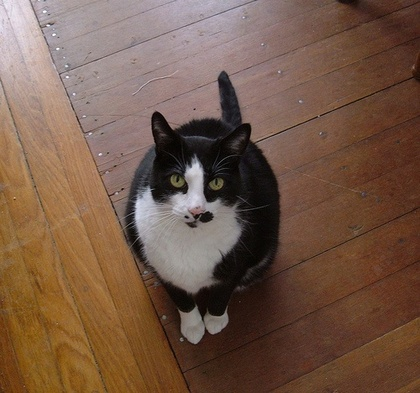
%> input picture 000215.jpg, 420 x 393 px, shrunk from 500 x 468 before the run
$ octave test_main.m   (GNU Octave 9; MATLAB toolbox functions it lacks are replaced by stand-ins)
%> lines starting %> are read from the running program, lines starting %| are printed output that depends on the picture
### read_slic.m
function labels = read_slic(file_name, height, width)

% Opens and Reads data output of SLIC0 "filename.dat" file into labels matrix
% We can also read the image here to get height and width but shoud we?
file = fopen(file_name,'r');
data = fread(file, inf, '*int32');
labels = zeros(height,width);
% Creates the labels matrix
for j = 1:height
    for k = 1:width
       ind = (j-1)*width+k;
       labels(j,k) = data(ind);
    end
end
labels = labels + 1;
end

### ct_dists.m
function ctDistances = ct_dists(img, labels)
% img = rgb2lab(img);

%Get image bands
red = img(:,:,1);
green = img(:,:,2);
blue = img(:,:,3);

nLabels = size(unique(labels), 1);
ctDistances = zeros(nLabels, nLabels);

colorHistsOfSuperpixels = cell(1, nLabels);
textureHistsOfSuperpixels = cell(1, nLabels);
%Compute and store feature histograms of superpixels for efficiency
for i = 1 : nLabels
    %Index original image with points that correspond to superpixel regions
    indexed = {red(labels == i), green(labels == i), blue(labels == i)};

    %Compute color histograms for superpixel set S[i]
    colorHist = compute_color_hist(indexed);
    colorHistsOfSuperpixels{i} = colorHist;

    %Compute texture histograms for superpixel set S[i]
    oriHist = compute_ori_hist(indexed);
    textureHistsOfSuperpixels{i} = oriHist;
end

%Compute the distance of color and texture histograms between superpixel
%sets S[i] and S[j]
for i = 1 : nLabels
    for j = 1 : nLabels
        if (i == j)
            ctDistances(i, j) = 0; %Redundant but put for clarity
        elseif (ctDistances(j, i) ~= 0)
            ctDistances(i, j) = ctDistances(j, i);
        else
            ctDistances(i, j) = ct_distance(i, j, ...
                colorHistsOfSuperpixels, textureHistsOfSuperpixels);
        end

    end
end
end

### compute_color_hist.m
function colorHist = compute_color_hist(indexed)
COLOR_BIN_COUNT = 20;
colorHist = [];
%Obtain histogram of color channels and normalize them
for i = 1 : 3
    channel = indexed{i};
    H = hist(double(channel(:)), COLOR_BIN_COUNT);
    H = H / sum(H);
    colorHist = horzcat(colorHist, H);
end
end

### compute_ori_hist.m
function oriHist = compute_ori_hist(indexed)
TEXTURE_BIN_COUNT = 10;

%Set gaussian parameters
windowSize = 20;
sigma = 4;

%Create gaussian kernel with a given size and spread
floorW = floor(windowSize/2);
[X, Y] = meshgrid(-floorW : floorW, -floorW : floorW);
gaussian = (exp(-(X.^2 + Y.^2) / (2 * (sigma^2)))) ...
            / (2 * pi * (2 * (sigma^2)));

%Normalize the kernel ant create derivatives along x and y directions
normGaussian = gaussian / sum(gaussian(:));
Gx = -X .* normGaussian / (sigma^2);
Gy = -Y .* normGaussian / (sigma^2);

%Create angles for different orientations
theta = 0:45:315;


oriHist = [];
for i = 1 : size(theta, 2)
    %Obtain derivatives in a certain direction
    Gtheta = cos(theta(i)) * Gx + sin(theta(i)) * Gy;
    %For each color channel, calculate orientation histogram
    for ch = 1 : 3
        filteredImg = imfilter(indexed{ch}, Gtheta);
        H = hist(double(filteredImg(:)), TEXTURE_BIN_COUNT);
        H = H / sum(H);
        oriHist = horzcat(oriHist, H);
    end
end
end

### neighborhoodGraph.m
function adjacenyMatrix =neighborhoodGraph(labels)
    % Returns a  matrix where  M(i,j) is the shortest path from node i to j. (I hope)
    % To solve issue of 0 indexing added 1 to all labels. So that labels start from 1
    % The algorithm should work but can not verify since can not see the graph

    uLabels = unique(labels);
    numberOfVerticies = size(uLabels,1);
    adjacenyMatrix = zeros(numberOfVerticies) + Inf;
    adjacenyMatrix(logical(eye(size(adjacenyMatrix )))) = 0;

    for i = 1 :numberOfVerticies
        curLabel = uLabels(i);
        superPixel = labels == curLabel;
        se = ones(3);
        neighbours = imdilate(superPixel, se) & ~superPixel;
        neighbourLabels = unique(labels(neighbours));
        adjacenyMatrix(curLabel,neighbourLabels ) = 1;
    end

    % Should vectorize this loop
    for k = 1:numberOfVerticies
        for i = 1 : numberOfVerticies
            for j = 1: numberOfVerticies
                if adjacenyMatrix(i,j) > adjacenyMatrix(i,k) + adjacenyMatrix(k,j)
                    adjacenyMatrix(i,j) = adjacenyMatrix(i,k) + adjacenyMatrix(k,j);
                end
            end
        end
    end
end

### test_main.m
%Read image
img = imread('000215.jpg');
%> img is the input picture: size 393x420x3 uint8; mean R, G, B 116.6, 88.9, 71.9

slicImg = imread('000215_SLIC.jpg');
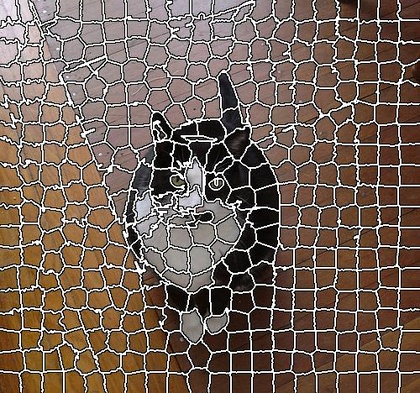
%> input picture 000215_SLIC.jpg, 420 x 393 px, shrunk from 500 x 468 before the run
%> slicImg is the input picture: size 393x420x3 uint8; mean R, G, B 117, 99.4, 88.8

[height, width, ~] = size(img);
%> height = 393; width = 420

%Read precomputed SLIC .dat file
labels = read_slic('000215.dat', height, width);
%> after the loop in read_slic, `for j = 1:height`:
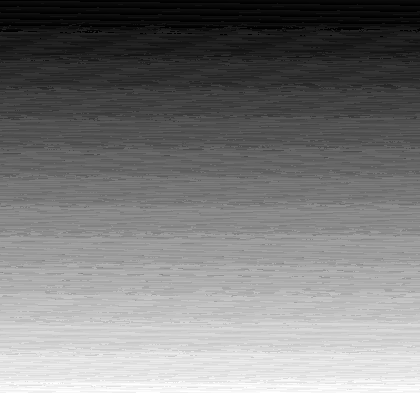
%> labels: size 393x420 double; min 0, max 282, mean 135.7; drawn with min black and max white
nLabels = size(unique(labels), 1);
%> nLabels = 283

%Initialize superpixel sets
superpixelSets = zeros(nLabels, nLabels);
initialColumn = linspace(1, nLabels, nLabels);
%> initialColumn = 283 values from 1 to 283
superpixelSets(:, 1) = initialColumn';

%Calculate the basic distance (d[ct]) between each superpixel
ctDistances = ct_dists(img, labels);
%> in ct_dists, `red = img(:,:,1);`:
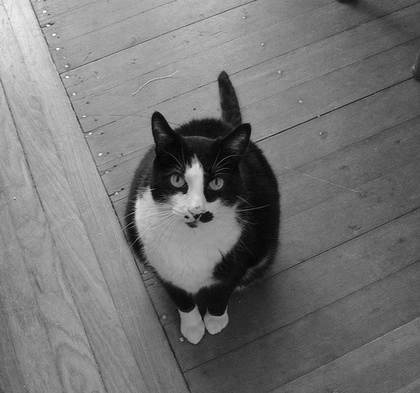
%> red: size 393x420 uint8; min 0, max 255, mean 116.6
%> in ct_dists, `green = img(:,:,2);`:
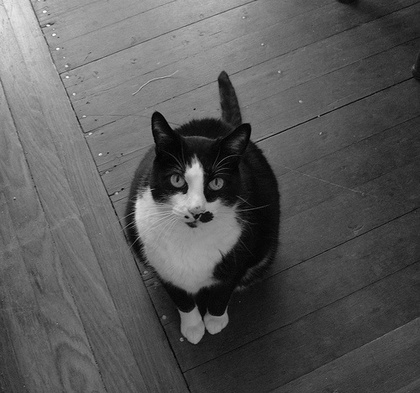
%> green: size 393x420 uint8; min 0, max 253, mean 88.9
%> in ct_dists, `blue = img(:,:,3);`:
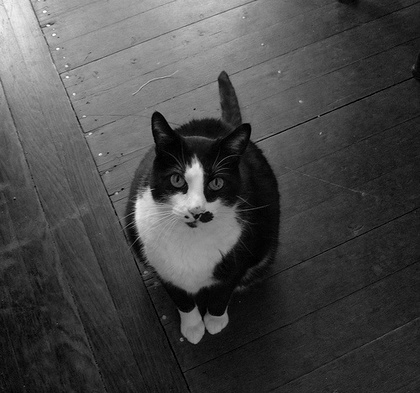
%> blue: size 393x420 uint8; min 0, max 255, mean 71.9
%> after the loop in ct_dists, `for i = 1 : nLabels`: colorHistsOfSuperpixels = 283 items
%> after the loop in ct_dists, `for i = 1 : nLabels`:
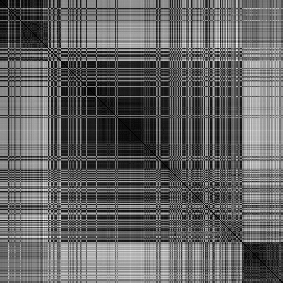
%> ctDistances: size 283x283 double; min 0, max 26.96, mean 10.5; drawn with min black and max white

%Calculate the graph distance (d[g]) between each superpixel
graphDistanceMatrix = neighborhoodGraph(labels);
%> in neighborhoodGraph, `adjacenyMatrix(logical(eye(size(adjacenyMatrix )))) = 0;`: adjacenyMatrix: size 283x283 double; 99.65% of the values are NaN or infinite; the others: min 0, max 0, mean 0
%> after the loop in neighborhoodGraph, `for i = 1 :numberOfVerticies`:
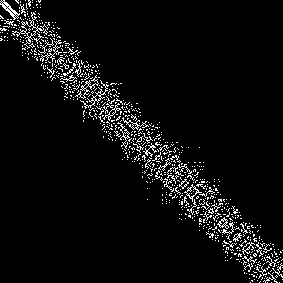
%> adjacenyMatrix: size 283x283 double; 94.26% of the values are NaN or infinite; the others: min 0, max 1, mean 0.938; drawn with min black, max white, NaN and infinite black
%> (the run ends here)
